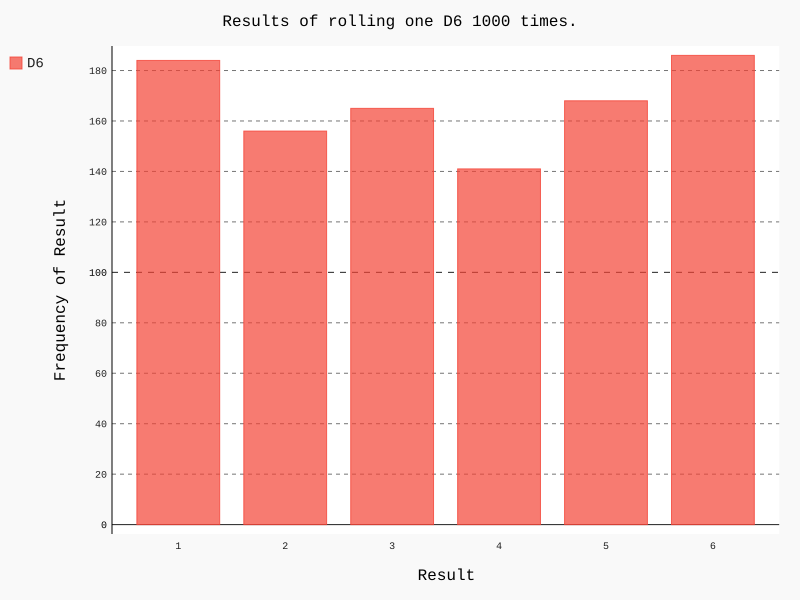

This chart was generated by the following Python code:
from die import Die
import pygal

# Создание кубика D6.
die = Die()
# Моделирование серии бросков с сохранением результатов в списке.
results = []
for roll_num in range(1000):
    result = die.roll()
    results.append(result)

# Анализ результатов.
frequencies = []
for value in range(1, die.num_sides + 1):
    frequency = results.count(value)
    frequencies.append(frequency)

# Визуализация результатов.
hist = pygal.Bar()
hist.title = "Results of rolling one D6 1000 times."
hist.x_labels = ['1', '2', '3', '4', '5', '6']
hist.x_title = "Result"
hist.y_title = "Frequency of Result"
hist.add('D6', frequencies)
hist.render_to_file('die_visual.svg')
